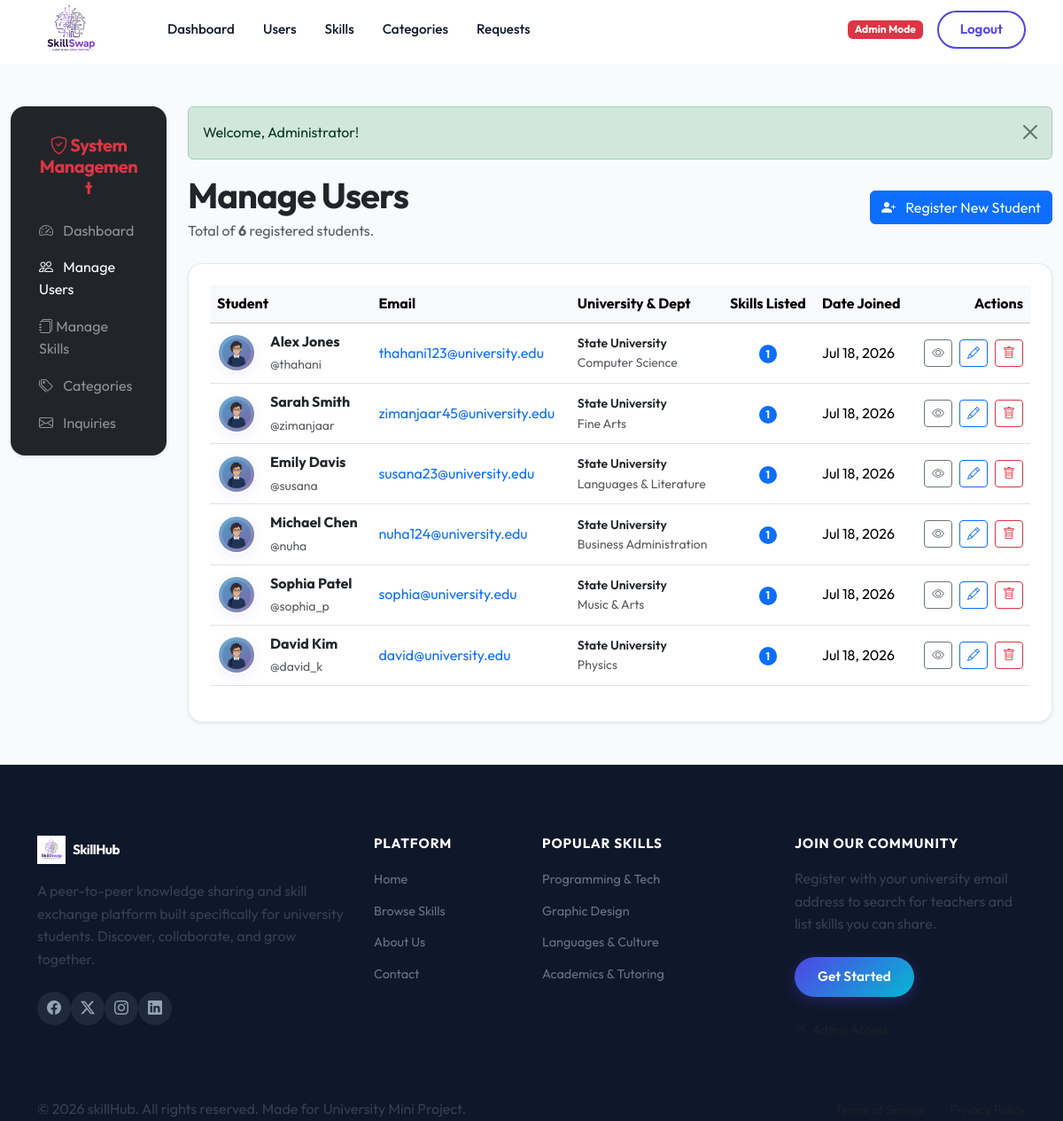
Page /admin/users.php (signed in) on the committed database.
### tables this page shows
CREATE TABLE IF NOT EXISTS `users` (
  `id` INT AUTO_INCREMENT PRIMARY KEY,
  `username` VARCHAR(50) NOT NULL UNIQUE,
  `email` VARCHAR(100) NOT NULL UNIQUE,
  `password` VARCHAR(255) NOT NULL,
  `name` VARCHAR(100) NOT NULL,
  `university` VARCHAR(150) DEFAULT NULL,
  `department` VARCHAR(150) DEFAULT NULL,
  `bio` TEXT DEFAULT NULL,
  `skills_teach` TEXT DEFAULT NULL,
  `skills_learn` TEXT DEFAULT NULL,
  `profile_photo` VARCHAR(255) DEFAULT 'default-profile.png',
  `created_at` TIMESTAMP DEFAULT CURRENT_TIMESTAMP
);

### admin/users.php (the view, shortened to what this page needs)
<?php
require_once '../includes/db.php';
require_once '../includes/auth.php';
$users = [];
try {
    $users = $pdo->query("SELECT u.*,
                                 (SELECT COUNT(*) FROM skills WHERE user_id = u.id) as skill_count
                          FROM users u
                          ORDER BY u.created_at DESC")->fetchAll();
} catch (PDOException $e) {
}
require_once '../includes/header.php';
require_once '../includes/navbar.php';
?>
<div class="container-fluid my-5">
    <div class="row">
        <div class="col-lg-2 mb-4">
            <div class="card card-premium p-3 bg-dark text-white border-0 shadow-sm">
                <div class="card-header bg-transparent border-0 text-center py-3">
                    <h5 class="fw-bold mb-0 text-danger"><i class="bi bi-shield-check"></i> System Management</h5>
                </div>
                <div class="list-group list-group-flush bg-transparent">
                    <a href="dashboard.php" class="list-group-item list-group-item-action bg-transparent text-white-50 border-0 py-2"><i class="bi bi-speedometer2 me-2"></i> Dashboard</a>
                    <a href="users.php" class="list-group-item list-group-item-action bg-transparent text-white border-0 py-2 active"><i class="bi bi-people me-2"></i> Manage Users</a>
                    <a href="skills.php" class="list-group-item list-group-item-action bg-transparent text-white-50 border-0 py-2"><i class="bi bi-journals"></i> Manage Skills</a>
                    <a href="categories.php" class="list-group-item list-group-item-action bg-transparent text-white-50 border-0 py-2"><i class="bi bi-tags me-2"></i> Categories</a>
                    <a href="requests.php" class="list-group-item list-group-item-action bg-transparent text-white-50 border-0 py-2"><i class="bi bi-envelope me-2"></i> Inquiries</a>
                </div>
            </div>
        </div>
        <div class="col-lg-10">
            <div class="d-flex justify-content-between align-items-center mb-4">
                <div>
                    <h1 class="fw-bold text-dark mb-1">Manage Users</h1>
                    <p class="text-muted mb-0">Total of <strong><?php echo count($users); ?></strong> registered students.</p>
                </div>
                <a href="../register.php" class="btn btn-primary">
                    <i class="bi bi-person-plus-fill me-2"></i> Register New Student
                </a>
            </div>
            <div class="card card-premium bg-white shadow-sm p-4">
                <?php if (empty($users)): ?>
                    <div class="text-center py-5">
                        <div class="fs-1 text-muted"><i class="bi bi-people"></i></div>
                        <p class="text-muted mt-3">No student records exist in the database yet.</p>
                    </div>
                <?php else: ?>
                    <div class="table-responsive">
                        <table class="table table-hover align-middle">
                            <thead class="table-light">
                                <tr>
                                    <th>Student</th>
                                    <th>Email</th>
                                    <th>University & Dept</th>
                                    <th class="text-center">Skills Listed</th>
                                    <th>Date Joined</th>
                                    <th class="text-end">Actions</th>
                                </tr>
                            </thead>
                            <tbody>
                                <?php foreach ($users as $u): ?>
                                    <tr>
                                        <td>
                                            <div class="d-flex align-items-center gap-3">
                                                <img src="../assets/uploads/<?php echo htmlspecialchars($u['profile_photo'] ? $u['profile_photo'] : 'default-profile.png'); ?>" alt="Avatar" class="avatar-card">
                                                <div>
                                                    <div class="fw-bold text-dark"><?php echo htmlspecialchars($u['name']); ?></div>
                                                    <small class="text-muted">@<?php echo htmlspecialchars($u['username']); ?></small>
                                                </div>
                                            </div>
                                        </td>
                                        <td>
                                            <a href="mailto:<?php echo htmlspecialchars($u['email']); ?>" class="text-decoration-none"><?php echo htmlspecialchars($u['email']); ?></a>
                                        </td>
                                        <td>
                                            <div class="text-dark small fw-semibold"><?php echo htmlspecialchars($u['university']); ?></div>
                                            <div class="text-muted small"><?php echo htmlspecialchars($u['department']); ?></div>
                                        </td>
                                        <td class="text-center">
                                            <span class="badge bg-primary rounded-pill"><?php echo $u['skill_count']; ?></span>
                                        </td>
                                        <td><?php echo date("M d, Y", strtotime($u['created_at'])); ?></td>
                                        <td class="text-end">
                                            <div class="d-flex gap-2 justify-content-end">
                                                <a href="../profile.php?id=<?php echo $u['id']; ?>" class="btn btn-sm btn-outline-secondary" target="_blank" title="View Profile"><i class="bi bi-eye"></i></a>
                                                <a href="edit_user.php?id=<?php echo $u['id']; ?>" class="btn btn-sm btn-outline-primary" title="Edit User"><i class="bi bi-pencil"></i></a>
                                                <form action="users.php" method="POST" class="d-inline">
                                                    <button type="submit" class="btn btn-sm btn-outline-danger btn-confirm-delete" data-confirm-message="Are you sure you want to delete this student account? This will cascade delete all their skills and swap requests!" title="Delete User"><i class="bi bi-trash"></i></button>
                                                </form>
                                            </div>
                                        </td>
                                    </tr>
                                <?php endforeach; ?>
                            </tbody>
                        </table>
                    </div>
                <?php endif; ?>
            </div>
        </div>
    </div>
</div>
<?php require_once '../includes/footer.php'; ?>

### assets/css/style.css (style rules this page uses)
:root { --primary: #4f46e5; --primary-dark: #3730a3; --primary-glow: rgba(79, 70, 229, 0.18); --secondary: #6271a4; --accent: #06b6d4; --success: #22c55e; --warning: #f59e0b; --text-dark: #0f172a; --text-body: #334155; --text-muted: #64748b; --text-light: #94a3b8; --bg-light: #f8fafc; --bg-white: #ffffff; --border-color: rgba(226, 232, 240, 0.9); --glass-bg: rgba(255, 255, 255, 0.88); --glass-border: rgba(255, 255, 255, 0.45); --gradient-primary: linear-gradient(135deg, #4f46e5 0%, #06b6d4 100%); --gradient-secondary: linear-gradient(135deg, #0284c7 0%, #4f46e5 100%); --gradient-soft: linear-gradient(135deg, rgba(79, 70, 229, 0.05) 0%, rgba(6, 182, 212, 0.05) 100%); --gradient-hero: linear-gradient(145deg, #eef2ff 0%, #f0fdff 50%, #e0f2fe 100%); --gradient-cta: linear-gradient(135deg, #1e3a8a 0%, #4f46e5 50%, #0284c7 100%); --shadow-xs: 0 1px 3px rgba(0, 0, 0, 0.05); --shadow-sm: 0 4px 12px rgba(79, 70, 229, 0.08); --shadow-md: 0 10px 28px rgba(79, 70, 229, 0.14); --shadow-lg: 0 20px 48px rgba(79, 70, 229, 0.18); --radius-sm: 10px; --radius-md: 16px; --radius-lg: 24px; --radius-xl: 32px; --navbar-h: 72px; --transition: 0.3s cubic-bezier(0.16, 1, 0.3, 1); }
*, *::before, *::after { box-sizing: border-box; margin: 0; padding: 0; }
html { scroll-behavior: smooth; }
body { font-family: 'Outfit', sans-serif; background-color: var(--bg-light); color: var(--text-body); min-height: 100vh; display: flex; flex-direction: column; overflow-x: hidden; line-height: 1.6; padding-top: var(--navbar-h); }
h1, h2, h3, h4, h5, h6 { font-weight: 700; letter-spacing: -0.025em; color: var(--text-dark); line-height: 1.2; }
p { color: var(--text-body); }
img { max-width: 100%; }
a { text-decoration: none; }
.card-premium { background: white; border: 1px solid var(--border-color); border-radius: var(--radius-md); box-shadow: var(--shadow-xs); transition: all var(--transition); overflow: hidden; }
.avatar-card { width: 44px; height: 44px; border-radius: 50%; object-fit: cover; border: 2px solid white; box-shadow: var(--shadow-sm); }

### rows in the picture
users: profile_photo (placeholder picture), name "Alex Jones", username "thahani", email "thahani123@university.edu", university "State University", department "Computer Science", skill_count "1", created_at "Jul 18, 2026"
users: profile_photo (placeholder picture), name "Sarah Smith", username "zimanjaar", email "zimanjaar45@university.edu", university "State University", department "Fine Arts", skill_count "1", created_at "Jul 18, 2026"
users: profile_photo (placeholder picture), name "Emily Davis", username "susana", email "susana23@university.edu", university "State University", department "Languages & Literature", skill_count "1", created_at "Jul 18, 2026"
users: profile_photo (placeholder picture), name "Michael Chen", username "nuha", email "nuha124@university.edu", university "State University", department "Business Administration", skill_count "1", created_at "Jul 18, 2026"
users: profile_photo (placeholder picture), name "Sophia Patel", username "sophia_p", email "sophia@university.edu", university "State University", department "Music & Arts", skill_count "1", created_at "Jul 18, 2026"
users: profile_photo (placeholder picture), name "David Kim", username "david_k", email "david@university.edu", university "State University", department "Physics", skill_count "1", created_at "Jul 18, 2026"

### other values in the picture
$msg['text'] "Welcome, Administrator!"
count($users) "6"
